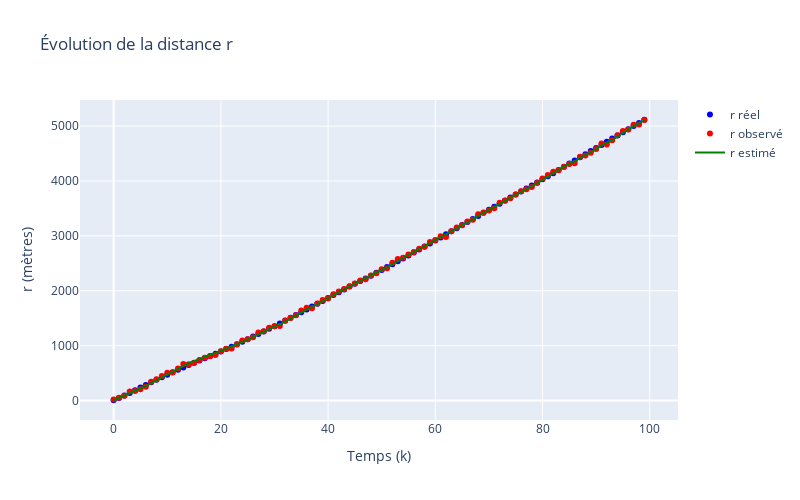

The code cell stored with this chart in its notebook:
### Code cell
fig_r = go.Figure()
fig_r.add_trace(go.Scatter(y=[h(x_true[:, k])[1] for k in range(T)],
                           mode='markers',
                           name='r réel',
                           line=dict(color='blue')))
fig_r.add_trace(go.Scatter(y=y[1],
                           mode='markers',
                           name='r observé',
                           line=dict(color='red')))
fig_r.add_trace(go.Scatter(y=[h(x_est[:, k])[1] for k in range(T)],
                           mode='lines',
                           name='r estimé',
                           line=dict(color='green')))
fig_r.update_layout(title="Évolution de la distance r",
                    xaxis_title="Temps (k)",
                    yaxis_title="r (mètres)",
                    width=800, height=500)
fig_r.show()
